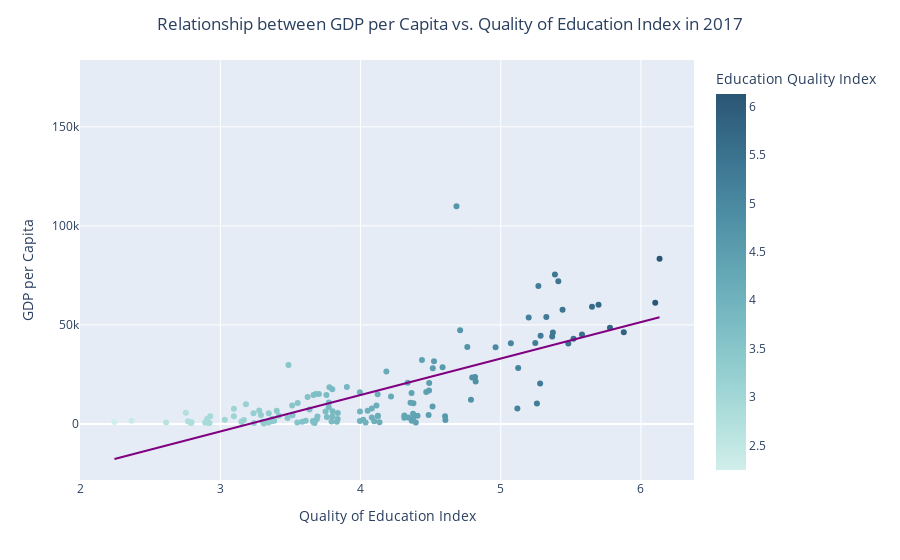

Here is the notebook cell this chart was saved with:
### Code cell
fig = px.scatter(data_frame=df_qual_gpc_2017,x='val_qual_ed',y='gdp_percapita',hover_name='country_name',color='val_qual_ed',trendline='ols',log_y=False, labels={'val_qual_ed':'Education Quality Index'},
                 color_continuous_scale=px.colors.sequential.Teal, trendline_color_override='Purple')

#Setting the labels of the plot
fig.update_layout(
    title={
        'text': 'Relationship between GDP per Capita vs. Quality of Education Index in 2017',
        'x':0.5,
        'xanchor': 'center'},
    xaxis_title='Quality of Education Index',
    yaxis_title='GDP per Capita',
    legend={'title':'Quality of Education Index'}
)

fig.show()

### Figure 1 — Plotly figure (JSON) as saved in the notebook; plotly's stock layout.template omitted (floating-point values rounded to 4 significant figures; data arrays with more than 128 entries replaced by an {"elided": "..."} marker saying what was removed)
{"data": [{"hovertemplate": "<b>%{hovertext}</b><br><br>Education Quality Index=%{marker.color}<br>gdp_percapita=%{y}<extra></extra>", "hovertext": {"elided": "265 str values"}, "legendgroup": "", "marker": {"color": {"elided": "265 float values"}, "coloraxis": "coloraxis", "symbol": "circle"}, "mode": "markers", "name": "", "orientation": "v", "showlegend": false, "type": "scatter", "x": {"elided": "265 float values"}, "xaxis": "x", "y": {"elided": "265 float values"}, "yaxis": "y"}, {"hovertemplate": "<b>OLS trendline</b><br>gdp_percapita = 18397.7 * val_qual_ed + -59017.4<br>R<sup>2</sup>=0.559577<br><br>Education Quality Index=%{x}<br>gdp_percapita=%{y} <b>(trend)</b><extra></extra>", "legendgroup": "", "line": {"color": "Purple"}, "marker": {"symbol": "circle"}, "mode": "lines", "name": "", "showlegend": false, "type": "scatter", "x": {"elided": "135 float values"}, "xaxis": "x", "y": {"elided": "135 float values"}, "yaxis": "y"}], "layout": {"coloraxis": {"colorbar": {"title": {"text": "Education Quality Index"}}, "colorscale": [[0, "rgb(209, 238, 234)"], [0.1667, "rgb(168, 219, 217)"], [0.3333, "rgb(133, 196, 201)"], [0.5, "rgb(104, 171, 184)"], [0.6667, "rgb(79, 144, 166)"], [0.8333, "rgb(59, 115, 143)"], [1, "rgb(42, 86, 116)"]]}, "legend": {"title": {"text": "Quality of Education Index"}, "tracegroupgap": 0}, "margin": {"t": 60}, "title": {"text": "Relationship between GDP per Capita vs. Quality of Education Index in 2017", "x": 0.5, "xanchor": "center"}, "xaxis": {"anchor": "y", "domain": [0, 1], "title": {"text": "Quality of Education Index"}}, "yaxis": {"anchor": "x", "domain": [0, 1], "title": {"text": "GDP per Capita"}}}}
